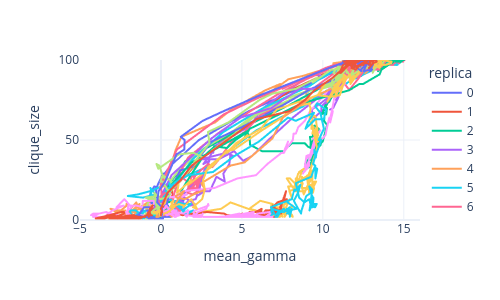

Here is the notebook cell this chart was saved with:
### Code cell
fig = px.line(
    graphdf.filter(pl.col("replica") > -1),
    x="mean_gamma",
    y="clique_size",
    color="replica",
    hover_data="wtime"
).update_layout(
    width=500,
    height=300,
    template="plotly_white",
    yaxis_range=[0, 100],
    xaxis_range=[-5, 16],
)
io.save_plot(fig, "../plots/graph_all_trajectories")
